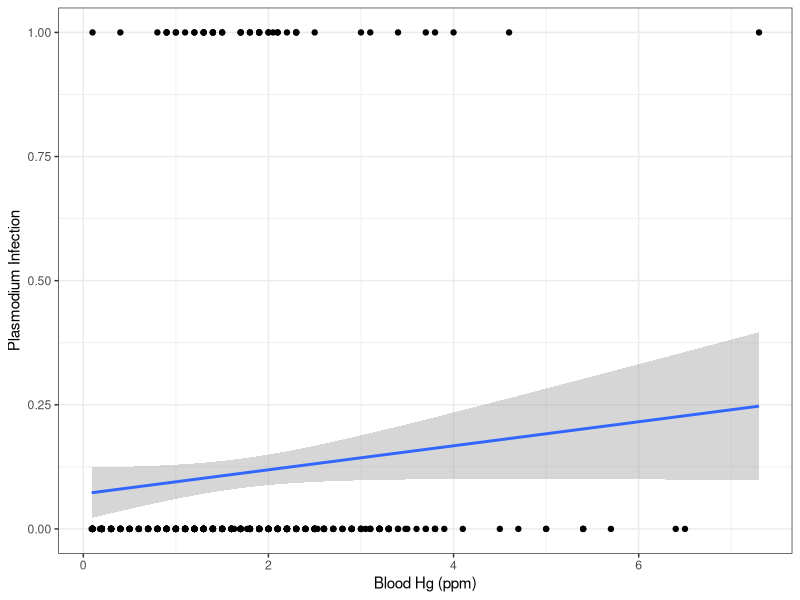
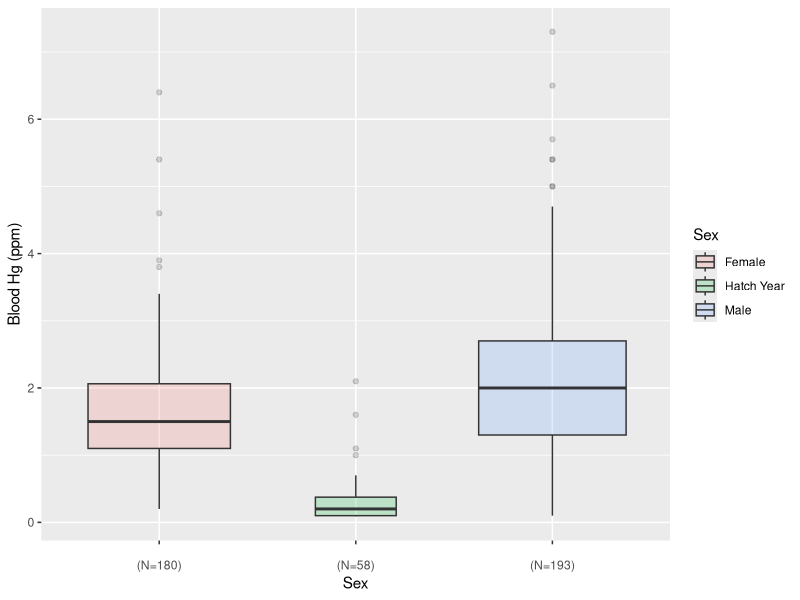
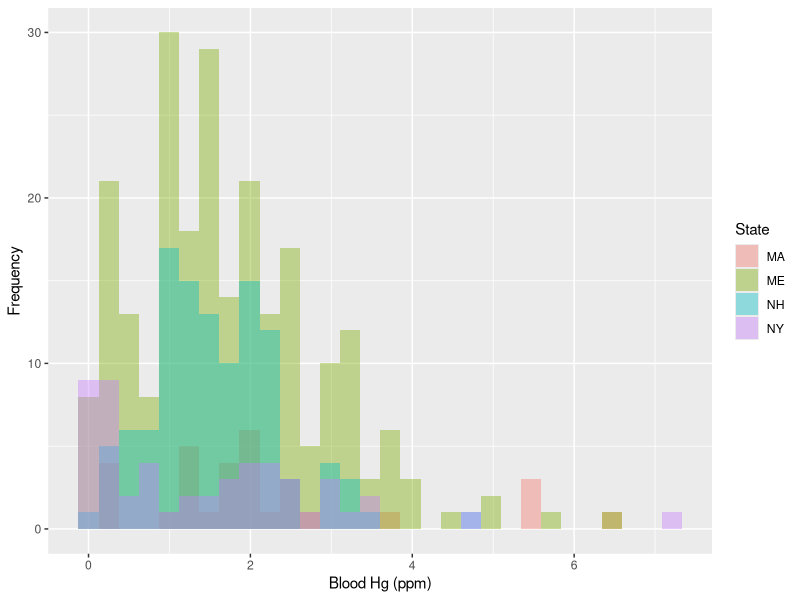

Here is the R script that generated these plots, in order:
## ---- chunk 1
library(ggplot2)
library(readr)
Nuttall_Current <- read_csv("Nuttall Current.csv")
View(Nuttall_Current)

df <- Nuttall_Current

library(ggplot2)
p1 <- ggplot(df,aes(x=Hg,y=PLAS))+geom_point()+theme_bw()+
  labs(x="Blood Hg (ppm)", y="Plasmodium Infection")+
  geom_smooth(method="glm", method.args=list(family="binomial")+ geom_point(size=7,shape=21))
print(p1)
## ---- chunk 2
data <- data.frame(df$Sex,df$Hg)
new_data<-na.omit(data)

my_xlab <- paste(levels(new_data$df.Sex),"\n(N=",table(new_data$df.Sex),")",sep="")

# plot
ggplot(new_data, aes(x=df.Sex, y=df.Hg, fill=df.Sex)) +
  geom_boxplot(varwidth = TRUE, alpha=0.2) +
  theme(legend.position="right") +
  scale_x_discrete(labels=my_xlab)+labs(x="Sex",y="Blood Hg (ppm)") +guides(fill=guide_legend(title="Sex"))

## ---- chunk 3
library(readr)
Nuttall <- read_csv("Nuttall.csv")
View(Nuttall)
dff<-Nuttall
ggplot(dff, aes(x = Hg, fill = State)) +
  geom_histogram(position = 'identity', alpha = 0.4)+labs(x="Blood Hg (ppm)", y="Frequency")

